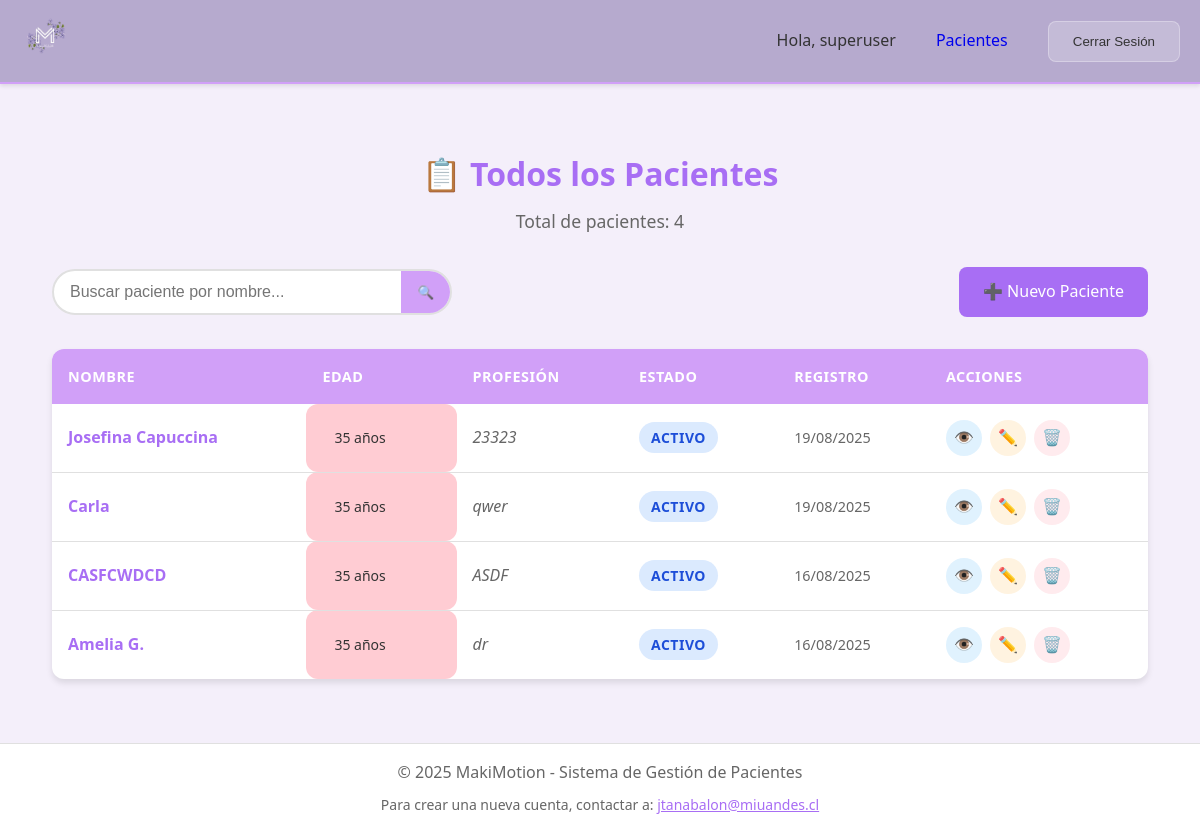
The app's page /patients/ (signed in) with its own data.
### core/models.py (models this page shows, shortened)
class Patient(models.Model):
    user = models.ForeignKey(User, on_delete=models.CASCADE, help_text="Profesional responsable")
    full_name = models.CharField(max_length=200, help_text="Nombre completo del paciente")
    birth_date = models.DateField(help_text="Fecha de nacimiento del paciente")
    profession = models.CharField(max_length=100, default="", blank=True, help_text="Profesión")
    phone = models.CharField(max_length=20, default="", blank=True, help_text="Teléfono")
    address = models.TextField(default="", blank=True, help_text="Dirección")
    medications = models.TextField(blank=True, help_text="Medicamentos actuales")
    musculoskeletal_history = models.TextField(blank=True, help_text="Antecedentes músculo esquelético")
    patient_data_other = models.TextField(blank=True, help_text="Otros datos del paciente")
    menopause = models.CharField(max_length=10, choices=[('si', 'Sí'), ('no', 'No')], blank=True, help_text="Menopausia")
    menopause_time = models.CharField(max_length=50, blank=True, help_text="Hace cuánto tiempo")
    regular_menstrual_cycle = models.CharField(max_length=10, choices=[('si', 'Sí'), ('no', 'No')], blank=True, help_text="Ciclo menstrual regular")
    previous_surgeries = models.TextField(blank=True, help_text="Cirugías previas")
    pregnancies_g = models.PositiveIntegerField(null=True, blank=True, help_text="G (Gestaciones)")
    abortions_a = models.PositiveIntegerField(null=True, blank=True, help_text="A (Abortos)")
    losses_p = models.PositiveIntegerField(null=True, blank=True, help_text="P (Pérdidas)")
    child_weight = models.TextField(blank=True, help_text="Peso del hijo")
    delivery_type = models.CharField(max_length=50, blank=True, help_text="Partos: normal y/o cesárea")
    episiotomies = models.CharField(max_length=10, choices=[('si', 'Sí'), ('no', 'No')], blank=True, help_text="Episiotomías")
    postpartum = models.TextField(blank=True, help_text="Post parto")
    instrumentation = models.TextField(blank=True, help_text="Instrumentalización")
    muscle_tear = models.TextField(blank=True, help_text="Desgarro muscular")
    io = models.BooleanField(default=False, help_text="IO")
    if_field = models.BooleanField(default=False, help_text="IF")
    ig = models.BooleanField(default=False, help_text="IG")
    prolapse = models.CharField(max_length=10, choices=[('si', 'Sí'), ('no', 'No')], blank=True, help_text="Prolapso")
    prolapse_type = models.TextField(blank=True, help_text="¿Cuál prolapso?")
    allergies = models.TextField(blank=True, help_text="Alergias")
    gynecological_other = models.TextField(blank=True, help_text="Otros")
    is_pregnant = models.BooleanField(default=False, help_text="¿Está embarazada?")
    pregnancy_weeks_at_registration = models.PositiveIntegerField(null=True, blank=True, help_text="Semanas de embarazo al momento del registro (máximo 42)")
    pregnancy_week_day = models.CharField(max_length=10, choices=[
        ('lunes', 'Lunes'), ('martes', 'Martes'), ('miercoles', 'Miércoles'),
        ('jueves', 'Jueves'), ('viernes', 'Viernes'), ('sabado', 'Sábado'), ('domingo', 'Domingo')
    ], blank=True, help_text="Día de la semana para contar semanas")
    pregnancy_registration_date = models.DateField(null=True, blank=True, help_text="Fecha cuando se registraron las semanas")
    is_postpartum = models.BooleanField(default=False, help_text="¿Está en postparto?")
    postpartum_weeks_at_registration = models.PositiveIntegerField(null=True, blank=True, help_text="Semanas de postparto al momento del registro")
    postpartum_week_day = models.CharField(max_length=10, choices=[
        ('lunes', 'Lunes'), ('martes', 'Martes'), ('miercoles', 'Miércoles'),
        ('jueves', 'Jueves'), ('viernes', 'Viernes'), ('sabado', 'Sábado'), ('domingo', 'Domingo')
    ], blank=True, help_text="Día de la semana para contar semanas postparto")
    postpartum_registration_date = models.DateField(null=True, blank=True, help_text="Fecha cuando se registraron las semanas postparto")
    postpartum_start_date = models.DateField(null=True, blank=True, help_text="Fecha de inicio del postparto")
    alta = models.BooleanField(default=False, help_text="Indica si el paciente fue dado de alta y se cerró su ciclo clínico.")
    created_at = models.DateTimeField(auto_now_add=True)
    updated_at = models.DateTimeField(auto_now=True)
    @property
    def age(self):
        if not self.birth_date:
            return 0
        today = date.today()
        age = today.year - self.birth_date.year
        if today.month < self.birth_date.month or (today.month == self.birth_date.month and today.day < self.birth_date.day):
            age -= 1
        return age
    class Meta:
        ordering = ['full_name']
        verbose_name = "Paciente"
        verbose_name_plural = "Pacientes"

### core/views.py (the view)
# urls.py: path('patients/', views.patient_list, name='patient_list'),
@login_required
def patient_list(request):
    query = request.GET.get('q', '')
    patients = Patient.objects.filter(user=request.user)
    if query and len(query) >= 2:
        patients = patients.filter(full_name__icontains=query)
    patients = patients.order_by('-alta', '-full_name')
    total_patients = patients.count()
    context = {
        'patients': patients,
        'total_patients': total_patients,
        'query': query,
    }
    return render(request, 'patients/patient_list.html', context)

### templates/patients/patient_list.html (shortened to what this page needs)
{% extends 'base.html' %}
{% block content %}
<div class="patient-list-container">
    <div class="patient-list-header">
        <h2>📋 Todos los Pacientes</h2>
        <p class="subtitle">Total de pacientes: {{ total_patients }}</p>
    </div>
    <div class="patient-list-controls">
        <form method="get" class="search-form" id="patient-search-form">
            <div class="search-input-group">
                <input id="patient-search-input" type="text" name="q" value="{{ query }}"
                       placeholder="Buscar paciente por nombre..." class="search-input">
                <button type="submit" class="search-btn">🔍</button>
            </div>
        </form>
        <a href="{% url 'patient_create' %}" class="btn btn-primary">
            ➕ Nuevo Paciente
        </a>
    </div>
    <div class="patients-table-container">
        {% if patients %}
            <table class="patients-table">
                <thead>
                    <tr>
                        <th>Nombre</th>
                        <th>Edad</th>
                        <th>Profesión</th>
                        <th>Estado</th>
                        <th>Registro</th>
                        <th>Acciones</th>
                    </tr>
                </thead>
                <tbody>
                    {% for patient in patients %}
                    <tr class="patient-row {% if patient.alta %}patient-discharged{% else %}patient-active{% endif %}">
                        <td class="patient-name">
                            <strong>{{ patient.full_name }}</strong>
                        </td>
                        <td class="patient-age">
                            <span class="age-badge">{{ patient.age }} años</span>
                        </td>
                        <td class="patient-profession">
                            {{ patient.profession|default:"No especificada" }}
                        </td>
                        <td class="patient-status">
                            {% if patient.alta %}
                                <span class="status-badge status-discharged">Alta</span>
                            {% else %}
                                <span class="status-badge status-active">Activo</span>
                            {% endif %}
                        </td>
                        <td class="patient-created">
                            {{ patient.created_at|date:"d/m/Y" }}
                        </td>
                        <td class="patient-actions">
                            <div class="action-buttons">
                                <a href="{% url 'patient_detail' patient.pk %}"
                                   class="action-btn btn-view" title="Ver detalles">
                                    👁️
                                </a>
                                <a href="{% url 'patient_update' patient.pk %}"
                                   class="action-btn btn-edit" title="Editar">
                                    ✏️
                                </a>
                                <a href="{% url 'patient_delete' patient.pk %}"
                                   class="action-btn btn-delete" title="Eliminar">
                                    🗑️
                                </a>
                            </div>
                        </td>
                    </tr>
                    {% endfor %}
                </tbody>
            </table>
        {% endif %}
    </div>
</div>
{% endblock %}

### templates/base.html (shortened to what this page needs)
<!DOCTYPE html>
<html lang="es">
<head>
    {% load static %}
    <link rel="stylesheet" href="{% static 'css/style.css' %}">
</head>
<body>
    <header class="header">
        <div class="container">
            <a href="{% url 'dashboard' %}" class="logo">
                <img src="{% static 'makimotion_logo.JPG' %}" alt="MakiMotion" class="logo-img">
            </a>
            {% if user.is_authenticated %}
                <nav class="nav">
                    <span class="user-info">Hola, {{ user.username }}</span>
                    <a href="{% url 'patient_list' %}" class="btn btn-outline-primary ms-2">Pacientes</a>
                    <form method="post" action="{% url 'logout' %}" style="display: inline;">
                        <button type="submit" class="btn btn-secondary">Cerrar Sesión</button>
                    </form>
                </nav>
            {% endif %}
        </div>
    </header>
    <main class="main">
        <div class="container">
            {% block content %}
            {% endblock %}
        </div>
    </main>
    <footer class="footer">
        <div class="container">
            <p>&copy; 2025 MakiMotion - Sistema de Gestión de Pacientes</p>
            <p style="margin-top: 0.5rem; font-size: 0.875rem; color: var(--text-light);">
                Para crear una nueva cuenta, contactar a:
                <a href="mailto:jtanabalon@miuandes.cl" style="color: var(--contrast);">jtanabalon@miuandes.cl</a>
            </p>
        </div>
    </footer>
</body>
</html>

### records on screen
Patient: full_name "Josefina Capuccina", age "35", profession "23323", alta "ACTIVO", created_at "19/08/2025"
Patient: full_name "Carla", age "35", profession "qwer", alta "ACTIVO", created_at "19/08/2025"
Patient: full_name "CASFCWDCD", age "35", profession "ASDF", alta "ACTIVO", created_at "16/08/2025"
Patient: full_name "Amelia G.", age "35", profession "dr", alta "ACTIVO", created_at "16/08/2025"

### other values on screen
{{ user.username }} "superuser"
{{ total_patients }} "4"
